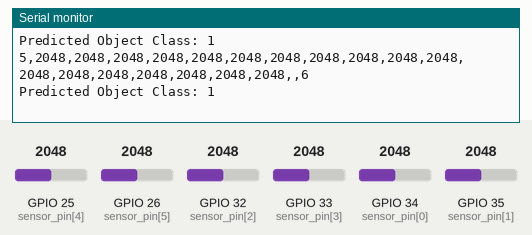
Simulated run of this sketch. Board: ESP32. Parts: the last lines printed to the serial monitor. The test bench sets the inputs (shaded band); at power-on: GPIO 25 (sensor_pin[4]) = 2048, GPIO 26 (sensor_pin[5]) = 2048, GPIO 32 (sensor_pin[2]) = 2048, GPIO 33 (sensor_pin[3]) = 2048, GPIO 34 (sensor_pin[0]) = 2048, GPIO 35 (sensor_pin[1]) = 2048.

Above: at 2.2 s.
2.3 s: GPIO 25 (sensor_pin[4]) set to 2866
At 2.54 s:
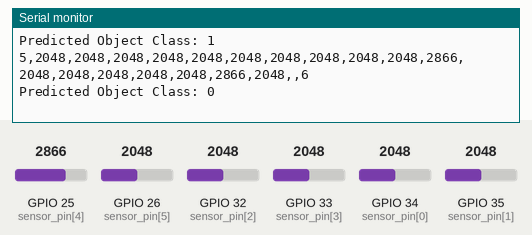
3.8 s: GPIO 26 (sensor_pin[5]) set to 2866
At 3.82 s:
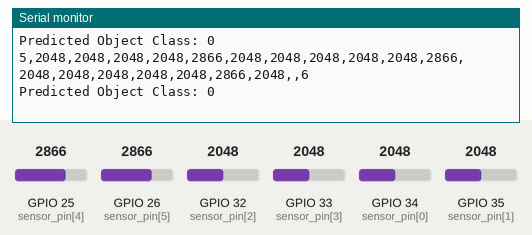
5.3 s: GPIO 32 (sensor_pin[2]) set to 2866
At 5.3 s:
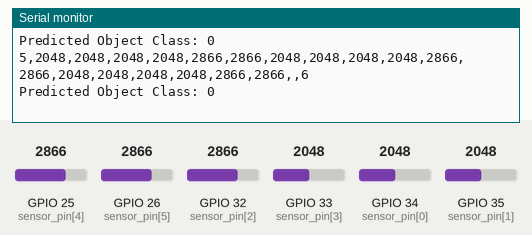
6.8 s: GPIO 33 (sensor_pin[3]) set to 2866
At 7.0 s:
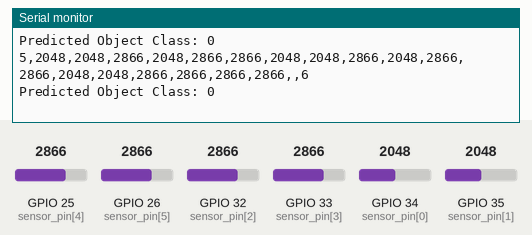
8.3 s: GPIO 34 (sensor_pin[0]) set to 2866
At 8.49 s:
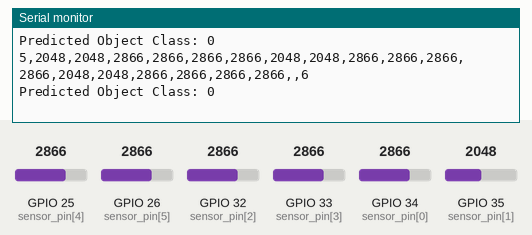
11.3 s: GPIO 35 (sensor_pin[1]) set to 2866
At 11.46 s:
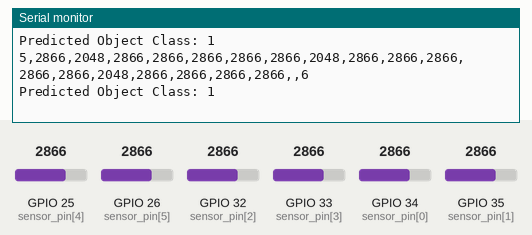

The sketch:

esp32_inference.ino
```cpp
#include <Arduino.h>
#include "model_params.h"  // 学習済みロジスティック回帰のパラメータ（INTERCEPT, COEFFICIENTS）が定義されている

// センサに関するピン設定
const int sensor_pin[6] = { 34, 35, 32, 33, 25, 26 };
const int sensor_ctl_pin[3] = { 27, 14, 12 };
int sensor_value[3][6];  // 3行×6列 = 18個のセンサーデータ
int template_;
int isSend;  // 物体検出判定用フラグ

// ロジスティック回帰推論用の定数
#define NUM_FEATURES 18  // センサーデータは18個
#define NUM_CLASSES 4    // 物体クラスは 0～3 の4種

// ロジスティック回帰による推論関数
int predictObject(const float features[NUM_FEATURES]) {
  float scores[NUM_CLASSES] = { 0.0 };

  // 各クラスのスコアを計算する： score = INTERCEPT + Σ( COEFFICIENT * feature )
  for (int i = 0; i < NUM_CLASSES; i++) {
    scores[i] = INTERCEPT[i];
    for (int j = 0; j < NUM_FEATURES; j++) {
      scores[i] += COEFFICIENTS[i][j] * features[j];
    }
  }

  // 最大スコアのクラスを選ぶ
  int predictedClass = 0;
  float maxScore = scores[0];
  for (int i = 1; i < NUM_CLASSES; i++) {
    if (scores[i] > maxScore) {
      maxScore = scores[i];
      predictedClass = i;
    }
  }

  return predictedClass;
}

void setup() {
  Serial.begin(115200);
  delay(1000);  // シリアルモニタの初期化待ち
  Serial.println("start...");

  // センサ制御ピンを出力に設定
  for (int i = 0; i < 3; ++i ) {
    pinMode(sensor_ctl_pin[i], OUTPUT);
    digitalWrite(sensor_ctl_pin[i], HIGH);
  }

  // センサ入力ピンの設定
  for (int i = 0; i < 6; ++i ) {
    pinMode(sensor_pin[i], INPUT);  // ESP32では analogRead() が可能
  }
}

void loop() {
  // センサデータ取得処理
  for (int i = 0; i < 3; ++i) {
    digitalWrite(sensor_ctl_pin[i], LOW);
    delay(5);  // トランジスタの安定待機

    for (int j = 0; j < 6; ++j) {
      template_ = analogRead(sensor_pin[j]);
      sensor_value[i][j] = template_;
      delay(5);
    }

    digitalWrite(sensor_ctl_pin[i], HIGH);
  }

  // 物体検出フラグの設定（ここでは必ず送信する例）
  isSend = true;
  for (int i = 0; i < 3; ++i) {
    for (int j = 0; j < 6; ++j) {
      if (sensor_value[i][j] < 200)
        isSend = true;
    }
  }

  if (isSend == true) {
    // ここでセンサーデータを1次元配列に再構成
    float features[NUM_FEATURES];
    int idx = 0;
    for (int i = 0; i < 3; ++i) {
      for (int j = 0; j < 6; ++j) {
        features[idx++] = sensor_value[i][j];
      }
    }

    // ロジスティック回帰による推論実施
    int predictedClass = predictObject(features);

    // シリアル出力（フォーマット：開始文字「5,」＋18個のデータ＋末尾に「,予測クラス,6」）
    Serial.print("5,");
    for (int i = 0; i < 3; ++i) {
      Serial.print(sensor_value[i][0]); Serial.print(",");
      Serial.print(sensor_value[i][1]); Serial.print(",");
      Serial.print(sensor_value[i][2]); Serial.print(",");
      Serial.print(sensor_value[i][3]); Serial.print(",");
      Serial.print(sensor_value[i][4]); Serial.print(",");
      Serial.print(sensor_value[i][5]); Serial.print(",");
    }
    Serial.println(",6");

    // シリアルモニタに別途結果出力も可能
    Serial.print("Predicted Object Class: ");
    Serial.println(predictedClass);
    Serial.println("");
  }

  delay(100);
}
```

model_params.h
```cpp
#ifndef MODEL_PARAMS_H
#define MODEL_PARAMS_H

// 多クラスロジスティック回帰のパラメータ
// クラス数: 4
// 特徴量数: 18

const float INTERCEPT[4] = { 0.001507, 0.001238, 0.001815, -0.004559 };

const float COEFFICIENTS[4][18] = {
    { -0.016766, -0.001161, 0.002598, -0.003797, -0.001776, 0.006937, 0.003684, -0.006297, -0.011261, -0.004073, 0.007960, 0.006069, 0.009512, 0.010856, 0.015561, -0.000237, -0.007778, -0.002321 },
    { 0.034148, -0.004466, 0.002952, 0.002937, -0.000910, -0.009983, -0.015196, -0.005770, 0.002182, 0.004097, -0.019206, -0.011393, -0.001474, -0.002815, -0.003436, 0.014149, 0.017421, 0.004713 },
    { -0.001657, 0.007414, -0.004167, 0.003327, 0.001960, -0.002679, 0.003717, 0.008166, 0.004387, -0.002610, 0.003945, 0.000243, -0.012840, -0.009905, 0.001155, -0.004501, 0.001736, -0.001152 },
    { -0.015724, -0.001788, -0.001383, -0.002467, 0.000727, 0.005725, 0.007795, 0.003901, 0.004692, 0.002586, 0.007300, 0.005081, 0.004802, 0.001864, -0.013279, -0.009410, -0.011379, -0.001240 }
};

#endif // MODEL_PARAMS_H
```

Measured:
- after the input at 2.3 s, the serial monitor: prints a new line after 0.08 s (image 1)
- after the input at 6.8 s, the serial monitor: prints a new line at once (image 4)
